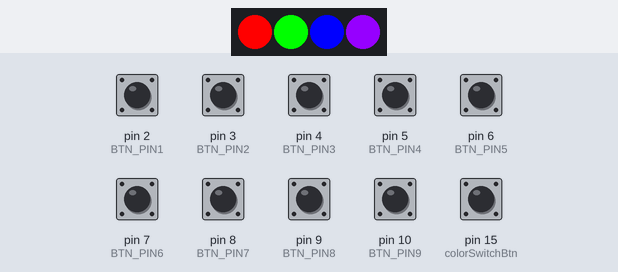
A sketch run on a simulated Arduino Leonardo, built with avr-gcc and run on an emulated ATmega32U4. Shown: 4 RGB LEDs in strip order, left to right. The test bench sets the inputs (shaded band); at power-on: pin 2 (BTN_PIN1), pin 3 (BTN_PIN2), pin 4 (BTN_PIN3), pin 5 (BTN_PIN4), pin 6 (BTN_PIN5), pin 7 (BTN_PIN6), pin 8 (BTN_PIN7), pin 9 (BTN_PIN8), pin 10 (BTN_PIN9), pin 15 (colorSwitchBtn) HIGH.

Above: at 2.4 s.
2.5 s: pin 15 (colorSwitchBtn) pulled LOW for 1 s
At 4.8 s:
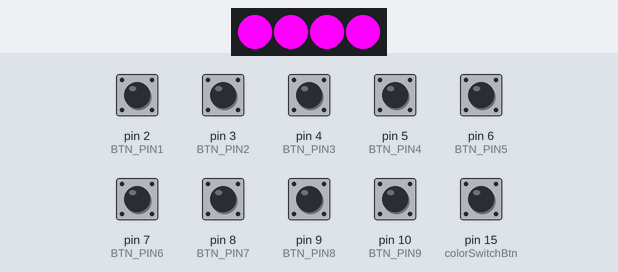
5.2 s: pin 15 (colorSwitchBtn) pulled LOW for 0.15 s
At 6.5 s:
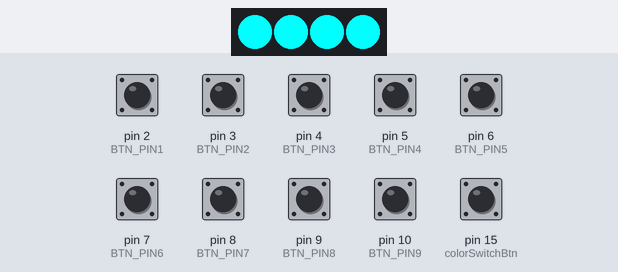
7.0 s: pin 15 (colorSwitchBtn) pulled LOW for 0.15 s
At 7.8 s:
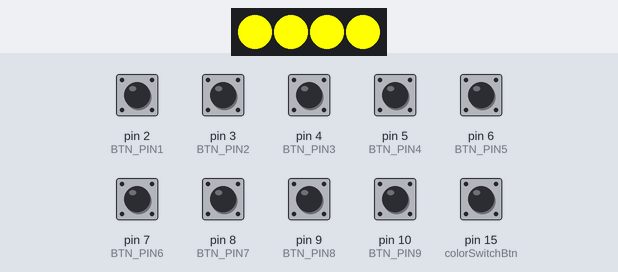
8.8 s: pin 15 (colorSwitchBtn) pulled LOW for 1 s
At 10.8 s:
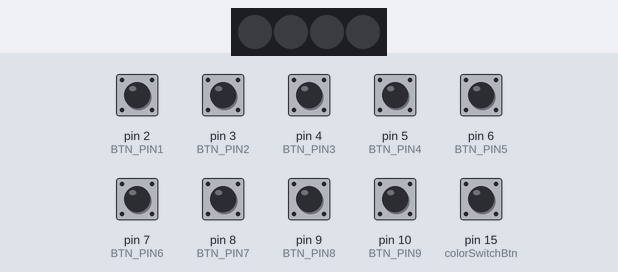
Timing chart, 0 to 12.3 s (numbered marks = the images above; inputs shaded):
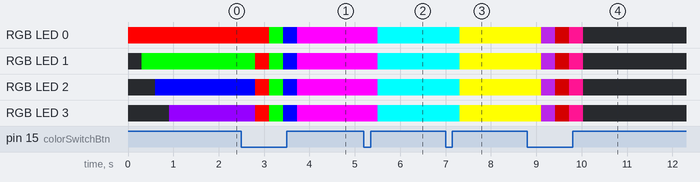

Measured:
- after the input at 2.5 s, RGB LED 0: RGB(255, 0, 0) → RGB(0, 255, 0) after 0.62 s, → RGB(0, 0, 255) 0.31 s later, → RGB(255, 0, 255) 0.31 s later; RGB LED 1: RGB(0, 255, 0) → RGB(255, 0, 0) after 0.31 s, → RGB(0, 255, 0) 0.31 s later, → RGB(0, 0, 255) 0.31 s later, → RGB(255, 0, 255) 0.31 s later
- after the input at 5.2 s, RGB LED 0–3: RGB(255, 0, 255) → RGB(0, 255, 255) after 0.31 s
- after the input at 7.0 s, RGB LED 0–3: RGB(0, 255, 255) → RGB(255, 255, 0) after 0.31 s
- after the input at 8.8 s, RGB LED 0–3: RGB(255, 255, 0) → RGB(145, 30, 180) after 0.31 s, → RGB(128, 0, 0) 0.31 s later, → RGB(255, 20, 147) 0.31 s later, → off 0.31 s later

The sketch:

macro_with_led.ino
```cpp
#include <FastLED.h>
#include "Keyboard.h"

#define LED_PIN     14
#define NUM_LEDS    4

// Keys, F13 to F21
#define BTN_KEY1 KEY_F13
#define BTN_KEY2 KEY_F14
#define BTN_KEY3 KEY_F15
#define BTN_KEY4 KEY_F16
#define BTN_KEY5 KEY_F17
#define BTN_KEY6 KEY_F18
#define BTN_KEY7 KEY_F19
#define BTN_KEY8 KEY_F20
#define BTN_KEY9 KEY_F21

// Pin definitions
#define BTN_PIN1 2
#define BTN_PIN2 3
#define BTN_PIN3 4
#define BTN_PIN4 5
#define BTN_PIN5 6
#define BTN_PIN6 7
#define BTN_PIN7 8
#define BTN_PIN8 9
#define BTN_PIN9 10

CRGB leds[NUM_LEDS];

//list of colors that you switch between. last one is just off.
int ledList[][3] = {{255, 0, 0},{0, 255, 0},{0, 0, 255},{255, 0, 255},{0, 255, 255},{255, 255, 0},{145, 30, 180},{128, 0, 0},{255, 20, 147},{0, 0, 0}};

const int colorSwitchBtn = 15;
int ledCount = -1;// -1 to not skipp the first color in the list since the starting color is a rainbow pattern not included in the list
int buttonState = 0;

void failsafe(){
  for(;;){}
}

// Handle button presses and debouncing
class button {
  public:
  const uint8_t pin;
  const char key;
  const long debounceTime = 30;
  unsigned long lastPressed;
  boolean pressed = 0;

  button(uint8_t k, uint8_t p) : key(k), pin(p){}
  //If total runtime - lastpressed is less than or equal to debouncetime, return.
  void press(boolean state){
    if((millis() - lastPressed  <= debounceTime)){
      return; //disregard button press
    }

    lastPressed = millis();

    if(state){
      Keyboard.press(key);
    }else{
      Keyboard.release(key);
    }
    pressed = state;
  }

  void btnCheck(){
    press(!digitalRead(pin));
  }
};

button buttons[] = {
  {BTN_KEY1, BTN_PIN1},
  {BTN_KEY2, BTN_PIN2},
  {BTN_KEY3, BTN_PIN3},
  {BTN_KEY4, BTN_PIN4},
  {BTN_KEY5, BTN_PIN5},
  {BTN_KEY6, BTN_PIN6},
  {BTN_KEY7, BTN_PIN7},
  {BTN_KEY8, BTN_PIN8},
  {BTN_KEY9, BTN_PIN9},
};

const uint8_t NumButtons = sizeof(buttons) / sizeof(button);

void startColor(){
  leds[0] = CRGB(255, 0, 0);
  leds[1] = CRGB(0, 255, 0);
  leds[2] = CRGB(0, 0, 255);
  leds[3] = CRGB(150, 0, 255);
  FastLED.show();
}

void setup() {
  Serial.begin(9600);
  FastLED.addLeds<WS2812, LED_PIN, GRB>(leds, NUM_LEDS);

  for(int i = 0; i < NumButtons; i++){
    pinMode(buttons[i].pin, INPUT_PULLUP);
  }
  pinMode(colorSwitchBtn, INPUT_PULLUP);
  //initial color animation.
  leds[0] = CRGB(255, 0, 0);
  FastLED.show();
  delay(300);
  leds[1] = CRGB(0, 255, 0);
  FastLED.show();
  delay(300);
  leds[2] = CRGB(0, 0, 255);
  FastLED.show();
  delay(300);
  leds[3] = CRGB(150, 0, 255);
  FastLED.show();
  delay(300);
}

void loop() {
  for(int i = 0; i < NumButtons; i++){
    buttons[i].btnCheck();
  }

  buttonState = digitalRead(colorSwitchBtn);
  if (buttonState == LOW){
    delay(300);
    if (ledCount >= 10){
      ledCount = 0;
    }else{
      ledCount++;
    }
    if(ledCount == 10){
      startColor();
    }else{
      for(int i = 0; i<=3; i++){
      leds[i] = CRGB(ledList[ledCount][0], ledList[ledCount][1], ledList[ledCount][2]);
      FastLED.show();
      }
    }
  }
}
```
